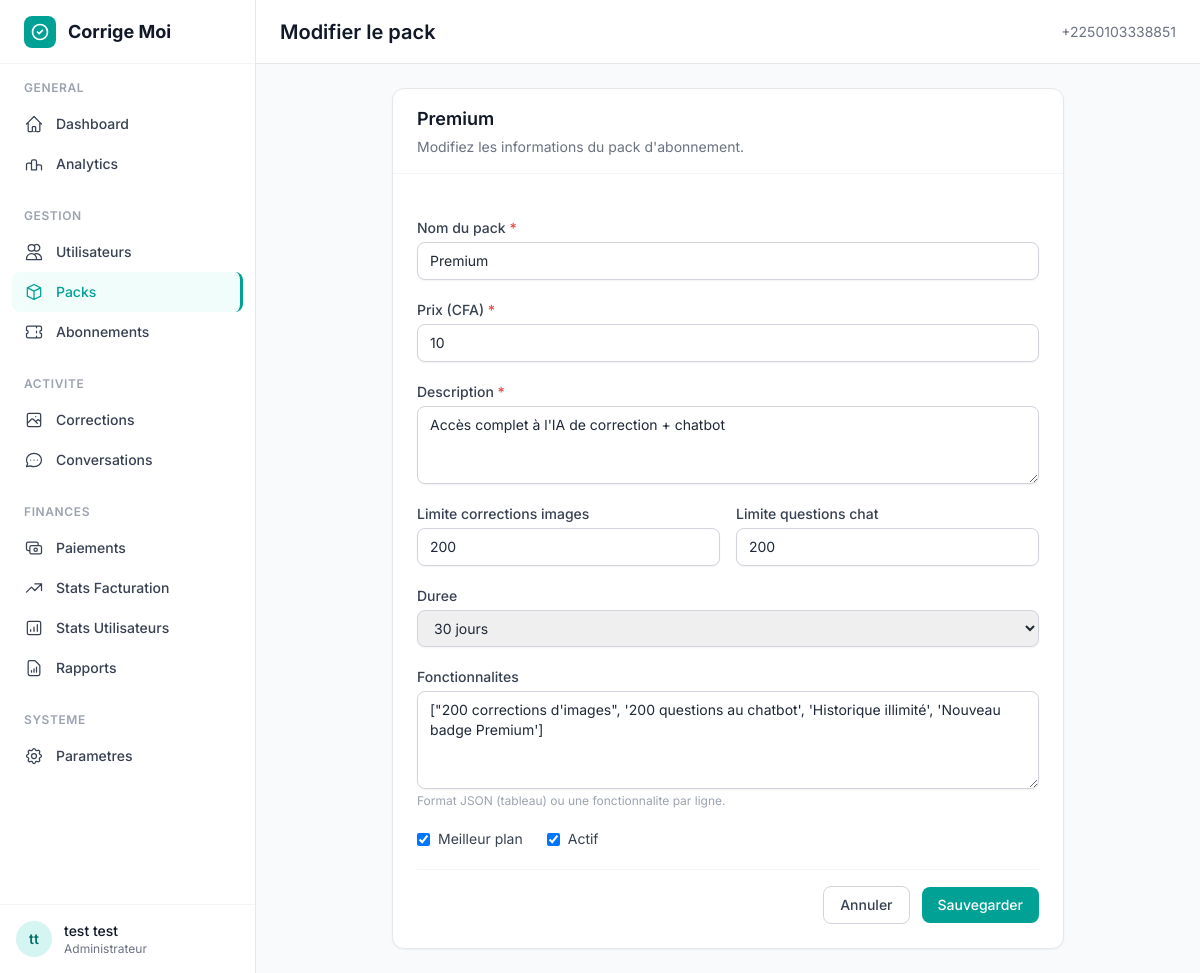
Page /custom-admin/pack/2/edit/ (signed in) on the earlier database version.
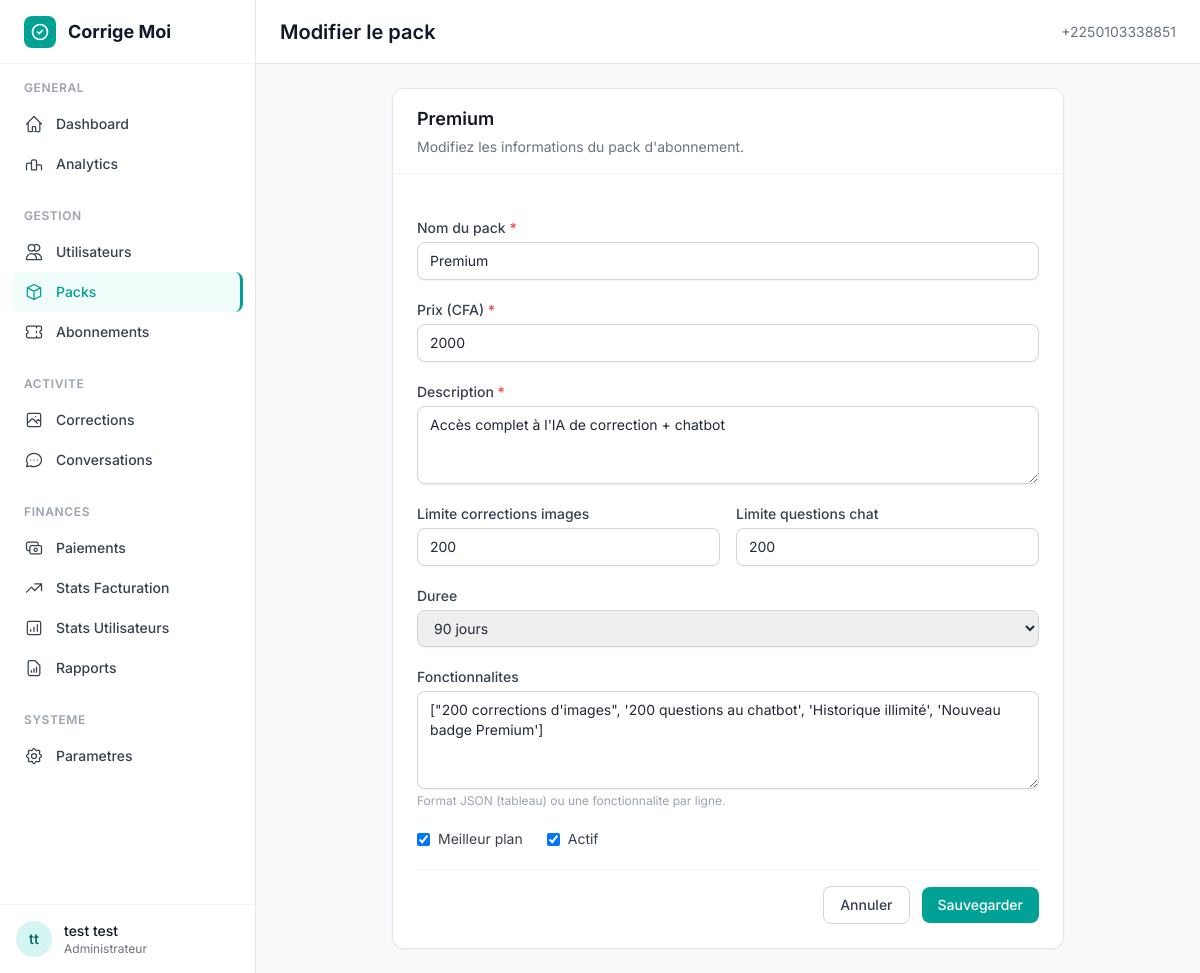
Same page on the later database version.
### subscriptions/models.py (models this page shows, shortened)
class Pack(models.Model):
    DURATION_CHOICES = [
        (0, 'Illimité'),
        (30, '30 jours'),
        (90, '90 jours'),
        (365, '1 an'),
    ]
    name = models.CharField(max_length=100, unique=True)
    slug = models.SlugField(max_length=100, blank=True)
    price = models.DecimalField(max_digits=10, decimal_places=2)
    description = models.TextField()
    features = models.JSONField(default=list, blank=True)
    is_best_plan = models.BooleanField(default=False)
    is_active = models.BooleanField(default=True)
    image_corrections_limit = models.PositiveIntegerField(
        default=0,
        help_text="Nombre d'envois d'images autorisés (0 = illimité)"
    )
    chat_questions_limit = models.PositiveIntegerField(
        default=0,
        help_text="Nombre de questions au chatbot autorisées (0 = illimité)"
    )
    duration = models.PositiveIntegerField(
        choices=DURATION_CHOICES,
        default=30,
        help_text="Durée en jours (0 = illimité)"
    )
    created_at = models.DateTimeField(auto_now_add=True)
    updated_at = models.DateTimeField(auto_now=True)
    class Meta:
        verbose_name = "Pack Abonnement"
        verbose_name_plural = "Packs Abonnement"

### custom_admin/views.py (the view, shortened to what this page needs)
# urls.py: path('pack/<int:pack_id>/edit/', views.admin_pack_edit, name='pack_edit'),
@login_required
def admin_pack_edit(request, pack_id):
    pack = get_object_or_404(Pack, id=pack_id)
    return render(request, 'custom_admin/admin/pack_edit.html', {'pack': pack})

### custom_admin/templates/custom_admin/admin/pack_edit.html (shortened to what the changed rows need)
{% extends "custom_admin/base_admin.html" %}
{% block page_title %}Modifier le pack{% endblock %}
{% block content %}
<div class="max-w-2xl mx-auto">
    <div class="bg-white rounded-xl border border-gray-200 shadow-sm">
        <div class="px-6 py-4 border-b border-gray-100">
            <h2 class="text-lg font-semibold text-gray-900">{{ pack.name }}</h2>
            <p class="text-sm text-gray-500 mt-1">Modifiez les informations du pack d'abonnement.</p>
        </div>
        <form method="post" class="p-6 space-y-5">
            <div>
                <label for="name" class="block text-sm font-medium text-gray-700 mb-1">Nom du pack <span class="text-red-500">*</span></label>
                <input type="text" name="name" id="name" required
                       value="{{ pack.name }}"
                       class="block w-full rounded-lg border-gray-300 shadow-sm focus:border-brand-500 focus:ring-brand-500 text-sm px-3 py-2 border">
            </div>
            <div>
                <label for="price" class="block text-sm font-medium text-gray-700 mb-1">Prix (CFA) <span class="text-red-500">*</span></label>
                <input type="number" name="price" id="price" required min="0" step="1"
                       value="{{ pack.price|floatformat:0 }}"
                       class="block w-full rounded-lg border-gray-300 shadow-sm focus:border-brand-500 focus:ring-brand-500 text-sm px-3 py-2 border">
            </div>
            <div>
                <label for="description" class="block text-sm font-medium text-gray-700 mb-1">Description <span class="text-red-500">*</span></label>
                <textarea name="description" id="description" rows="3" required
                          class="block w-full rounded-lg border-gray-300 shadow-sm focus:border-brand-500 focus:ring-brand-500 text-sm px-3 py-2 border">{{ pack.description }}</textarea>
            </div>
            <div class="grid grid-cols-1 sm:grid-cols-2 gap-4">
                <div>
                    <label for="image_corrections_limit" class="block text-sm font-medium text-gray-700 mb-1">Limite corrections images</label>
                    <input type="number" name="image_corrections_limit" id="image_corrections_limit" min="0"
                           value="{{ pack.image_corrections_limit }}"
                           class="block w-full rounded-lg border-gray-300 shadow-sm focus:border-brand-500 focus:ring-brand-500 text-sm px-3 py-2 border">
                </div>
                <div>
                    <label for="chat_questions_limit" class="block text-sm font-medium text-gray-700 mb-1">Limite questions chat</label>
                    <input type="number" name="chat_questions_limit" id="chat_questions_limit" min="0"
                           value="{{ pack.chat_questions_limit }}"
                           class="block w-full rounded-lg border-gray-300 shadow-sm focus:border-brand-500 focus:ring-brand-500 text-sm px-3 py-2 border">
                </div>
            </div>
            <div>
                <label for="duration" class="block text-sm font-medium text-gray-700 mb-1">Duree</label>
                <select name="duration" id="duration"
                        class="block w-full rounded-lg border-gray-300 shadow-sm focus:border-brand-500 focus:ring-brand-500 text-sm px-3 py-2 border">
                    <option value="30" {% if pack.duration == 30 %}selected{% endif %}>30 jours</option>
                    <option value="90" {% if pack.duration == 90 %}selected{% endif %}>90 jours</option>
                </select>
            </div>
            <div>
                <label for="features" class="block text-sm font-medium text-gray-700 mb-1">Fonctionnalites</label>
                <textarea name="features" id="features" rows="4"
                          class="block w-full rounded-lg border-gray-300 shadow-sm focus:border-brand-500 focus:ring-brand-500 text-sm px-3 py-2 border">{{ pack.features|safe }}</textarea>
                <p class="text-xs text-gray-400 mt-1">Format JSON (tableau) ou une fonctionnalite par ligne.</p>
            </div>
            <div class="flex items-center gap-6">
                <label class="flex items-center gap-2 cursor-pointer">
                    <input type="checkbox" name="is_best_plan" value="true"
                           {% if pack.is_best_plan %}checked{% endif %}
                           class="rounded border-gray-300 text-brand-500 focus:ring-brand-500">
                    <span class="text-sm text-gray-700">Meilleur plan</span>
                </label>
                <label class="flex items-center gap-2 cursor-pointer">
                    <input type="checkbox" name="is_active" value="true"
                           {% if pack.is_active %}checked{% endif %}
                           class="rounded border-gray-300 text-brand-500 focus:ring-brand-500">
                    <span class="text-sm text-gray-700">Actif</span>
                </label>
            </div>
        </form>
    </div>
</div>
{% endblock %}

Differences in the rows shown:
changed Pack "Premium": price "10" → "2000"; duration "30 jours" → "90 jours"
